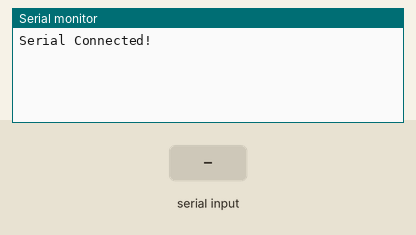
A sketch run on a simulated Arduino Uno, built with avr-gcc and run on an emulated ATmega328P. Parts: the last lines printed to the serial monitor. The inputs (shaded band) are chosen by the test bench.

Above: at 1.2 s.
1.3 s: "1" received over the second serial link
At 2.5 s:
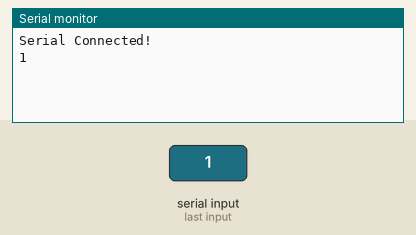
2.8 s: "0" received over the second serial link
At 3.9 s:
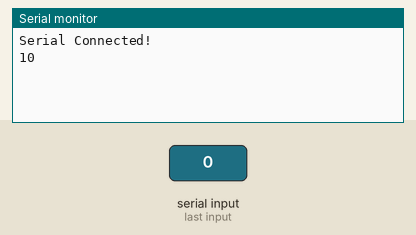

The sketch:

usb-to-ttl.ino
```cpp
#include <SoftwareSerial.h>

SoftwareSerial mySerial(0, 1); // RX, TX

void setup() {
    // Open serial communications and wait for port to open:
    Serial.begin(115200);

    while (!Serial) {
    ; // wait for serial port to connect. Needed for native USB port only
    }
    Serial.println("Serial Connected!");

    // set the data rate for the SoftwareSerial port
    mySerial.begin(115200);
    mySerial.println("Serial Listening..");
}

void loop() { // run over and over
    if (mySerial.available()) {
        Serial.write(mySerial.read());
    }
    if (Serial.available()) {
        mySerial.write(Serial.read());
    }
}
```

Measured:
- after the input at 1.3 s, the serial monitor: prints a new line at once (image 1)
- after the input at 2.8 s, the serial monitor: prints a new line at once (image 2)
